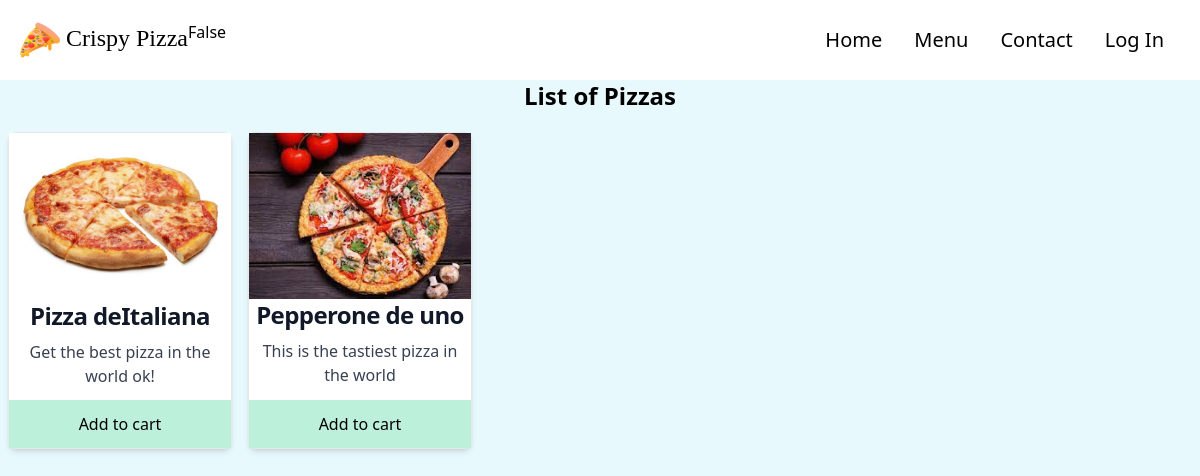
Before: /products/ with the older database file.
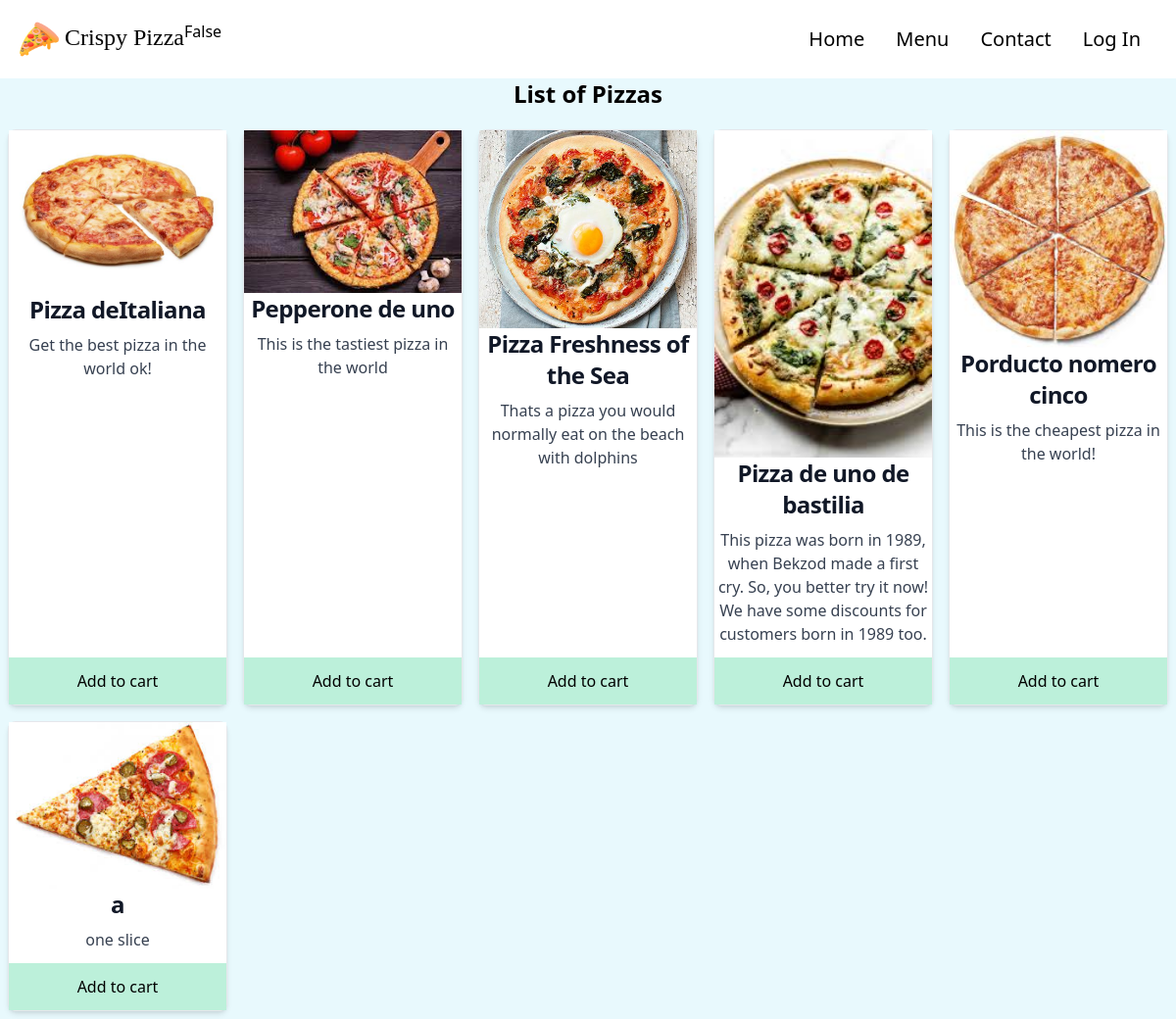
After: the same page with the newer database file.
### store/models.py (models this page shows, shortened)
class Product(models.Model):
    PRODUCT_TYPES = (
        ("Pizza", "pizza"),
        ("Nonpizza", "nonpizza")
    )
    id = models.UUIDField(primary_key=True, default=uuid.uuid4, editable=False)
    name = models.CharField(max_length=100)
    price = models.IntegerField()
    desc = models.TextField(max_length=500)
    image = models.ImageField(blank=True, upload_to='images')
    created_at = models.DateField(auto_now_add=True)
    updated_at = models.DateField(auto_now=True)
    product_type = models.CharField(max_length=10, choices=PRODUCT_TYPES)

### store/views.py (the view)
# urls.py: path('products/', views.products, name='products'),
def products(request):
    products = Product.objects.all()
    context = {'products': products}
    return render(request, 'store/products.html', context=context)

### store/templates/store/products.html
{% extends "store/base.html" %} {% block content %}
<div>
  <h1 class="text-2xl text-center font-bold mb-3">List of Pizzas</h1>
  <div class="grid grid-cols-1 sm:grid-cols-1 md:grid-cols-3 lg:grid-cols-5">
    {% for product in products %}
    <div
      class="flex flex-col m-2 bg-white border border-gray-200 rounded-lg shadow-md dark:bg-gray-800 dark:border-gray-700"
    >
      <img
        class="w-60 h-auto block mx-auto"
        src="{{ product.image.url }}"
        alt=""
      />
      <h5
        class="mb-2 text-center text-2xl font-bold tracking-tight text-gray-900 dark:text-white"
      >
        {{product.name}}
      </h5>
      <p class="mb-3 font-normal text-gray-700 dark:text-gray-400 text-center">
        {{product.desc}}
      </p>
      <button
        class="bg-green-200 items-center mt-auto p-3 hover:text-green-700"
      >
        Add to cart
      </button>
    </div>
    {% endfor %}
  </div>
</div>
{% endblock %}

Changed rows visible on the page:
added Product: image (picture), name "Pizza Freshness of the Sea", desc "Thats a pizza you would normally eat on the beach with dolphins"
added Product: image (picture), name "Pizza de uno de bastilia", desc "This pizza was born in 1989, when Bekzod made a first cry. So, you better try it now! We have some discounts for customers born in 1989 too."
added Product: image (picture), name "Porducto nomero cinco", desc "This is the cheapest pizza in the world!"
added Product: image (picture), name "a", desc "one slice"
